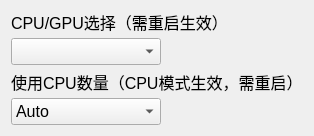
          <widget class="QFrame" name="frame_10">
           <property name="font">
            <font>
             <pointsize>12</pointsize>
            </font>
           </property>
           <property name="styleSheet">
            <string notr="true"/>
           </property>
           <layout class="QVBoxLayout" name="verticalLayout_12">
            <item>
             <widget class="QLabel" name="label_20">
              <property name="maximumSize">
               <size>
                <width>16777215</width>
                <height>21</height>
               </size>
              </property>
              <property name="font">
               <font>
                <pointsize>12</pointsize>
               </font>
              </property>
              <property name="text">
               <string>CPU/GPU选择（需重启生效）</string>
              </property>
             </widget>
            </item>
            <item>
             <layout class="QHBoxLayout" name="horizontalLayout_17">
              <item>
               <widget class="WheelComboBox" name="encodeSelect">
                <property name="minimumSize">
                 <size>
                  <width>150</width>
                  <height>0</height>
                 </size>
                </property>
               </widget>
              </item>
              <item>
               <spacer name="horizontalSpacer_14">
                <property name="orientation">
                 <enum>Qt::Horizontal</enum>
                </property>
                <property name="sizeHint" stdset="0">
                 <size>
                  <width>40</width>
                  <height>20</height>
                 </size>
                </property>
               </spacer>
              </item>
             </layout>
            </item>
            <item>
             <widget class="QLabel" name="label_11">
              <property name="maximumSize">
               <size>
                <width>16777215</width>
                <height>21</height>
               </size>
              </property>
              <property name="font">
               <font>
                <pointsize>12</pointsize>
               </font>
              </property>
              <property name="text">
               <string>使用CPU数量（CPU模式生效，需重启）</string>
              </property>
             </widget>
            </item>
            <item>
             <layout class="QHBoxLayout" name="horizontalLayout_16">
              <item>
               <widget class="WheelComboBox" name="threadSelect">
                <property name="minimumSize">
                 <size>
                  <width>150</width>
                  <height>0</height>
                 </size>
                </property>
                <property name="focusPolicy">
                 <enum>Qt::StrongFocus</enum>
                </property>
                <item>
                 <property name="text">
                  <string>Auto</string>
                 </property>
                </item>
               </widget>
              </item>
              <item>
               <spacer name="horizontalSpacer_15">
                <property name="orientation">
                 <enum>Qt::Horizontal</enum>
                </property>
                <property name="sizeHint" stdset="0">
                 <size>
                  <width>40</width>
                  <height>20</height>
                 </size>
                </property>
               </spacer>
              </item>
             </layout>
            </item>
           </layout>
          </widget>
